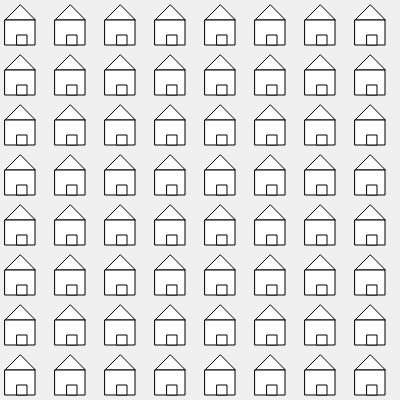
Frame 1 (no input)
Frame 60 (no input): identical to frame 1, image omitted
Frame 120 (the mouse pressed at the canvas centre since frame 60): identical to frame 1, image omitted

The p5.js sketch that drew this single still picture (run headless with seeded random() and noise() and a simulated clock; from frame 60 on, the mouse is pressed at the canvas centre):

// p5.js sketch
// ── sketch.js
function setup() {
  createCanvas(400,400);
}

function draw() {
  background(240);
  
  for(var x=5; x < 400; x+=50){
    for(var y=5; y < 400; y+=50){
      push();
      translate(x, y);
      drawHouse();
      pop();
    }
  }
}

function drawHouse(){
  triangle(15,0,0,15, 30, 15);
  rect(0,15, 30,25);
  rect(12,30,10,10);
}
